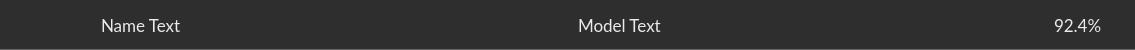
<?xml version="1.0" encoding="UTF-8"?>
<ui version="4.0">
 <class>ClassifierTile</class>
 <widget class="QWidget" name="ClassifierTile">
  <property name="geometry">
   <rect>
    <x>0</x>
    <y>0</y>
    <width>1135</width>
    <height>50</height>
   </rect>
  </property>
  <property name="sizePolicy">
   <sizepolicy hsizetype="Expanding" vsizetype="Preferred">
    <horstretch>0</horstretch>
    <verstretch>0</verstretch>
   </sizepolicy>
  </property>
  <property name="minimumSize">
   <size>
    <width>0</width>
    <height>50</height>
   </size>
  </property>
  <property name="maximumSize">
   <size>
    <width>16777215</width>
    <height>50</height>
   </size>
  </property>
  <property name="cursor">
   <cursorShape>PointingHandCursor</cursorShape>
  </property>
  <property name="windowTitle">
   <string>Form</string>
  </property>
  <property name="styleSheet">
   <string notr="true">QWidget {
	background-color: #2e2e2e;
	border-bottom: 1px solid #666666;
    border-top-left-radius: 0px;
	border-top-right-radius: 0px;
	border-bottom-left-radius: 0px;
	border-bottom-right-radius: 0px;
}

QWidget:hover {
	background-color: #131313;
}</string>
  </property>
  <layout class="QHBoxLayout" name="horizontalLayout">
   <property name="spacing">
    <number>15</number>
   </property>
   <item>
    <widget class="QPushButton" name="button_labelDelete">
     <property name="maximumSize">
      <size>
       <width>30</width>
       <height>16777215</height>
      </size>
     </property>
     <property name="cursor">
      <cursorShape>PointingHandCursor</cursorShape>
     </property>
     <property name="styleSheet">
      <string notr="true">QPushButton {
    background-color: transparent;
    border: none;
}</string>
     </property>
     <property name="text">
      <string/>
     </property>
     <property name="icon">
      <iconset resource="../../resources.qrc">
       <normaloff>:/ui/_pics/icons/delete_grey.png</normaloff>:/ui/_pics/icons/delete_grey.png</iconset>
     </property>
     <property name="iconSize">
      <size>
       <width>30</width>
       <height>30</height>
      </size>
     </property>
    </widget>
   </item>
   <item>
    <widget class="QPushButton" name="button_labelRename">
     <property name="maximumSize">
      <size>
       <width>30</width>
       <height>16777215</height>
      </size>
     </property>
     <property name="cursor">
      <cursorShape>PointingHandCursor</cursorShape>
     </property>
     <property name="styleSheet">
      <string notr="true">QPushButton {
    background-color: transparent;
    border: none;
	background-image: url(&quot;ui/_pics/icons/classifier_grey.png&quot;);
}</string>
     </property>
     <property name="text">
      <string/>
     </property>
     <property name="icon">
      <iconset resource="../../resources.qrc">
       <normaloff>:/ui/_pics/icons/edit_grey.png</normaloff>:/ui/_pics/icons/edit_grey.png</iconset>
     </property>
     <property name="iconSize">
      <size>
       <width>30</width>
       <height>30</height>
      </size>
     </property>
    </widget>
   </item>
   <item>
    <widget class="QLabel" name="label_name">
     <property name="font">
      <font>
       <family>Lato</family>
       <pointsize>13</pointsize>
       <fontweight>Light</fontweight>
      </font>
     </property>
     <property name="cursor">
      <cursorShape>PointingHandCursor</cursorShape>
     </property>
     <property name="styleSheet">
      <string notr="true">border: None;
color: #ebebeb;
background-color: transparent;
</string>
     </property>
     <property name="text">
      <string>Name Text</string>
     </property>
    </widget>
   </item>
   <item>
    <widget class="QLabel" name="label_model">
     <property name="font">
      <font>
       <family>Lato</family>
       <pointsize>13</pointsize>
       <fontweight>Light</fontweight>
      </font>
     </property>
     <property name="styleSheet">
      <string notr="true">border: None;
color: #ebebeb;
background-color: transparent;</string>
     </property>
     <property name="text">
      <string>Model Text</string>
     </property>
    </widget>
   </item>
   <item>
    <widget class="QLabel" name="label_result">
     <property name="maximumSize">
      <size>
       <width>70</width>
       <height>16777215</height>
      </size>
     </property>
     <property name="font">
      <font>
       <family>Lato</family>
       <pointsize>13</pointsize>
       <kerning>true</kerning>
       <fontweight>Light</fontweight>
      </font>
     </property>
     <property name="styleSheet">
      <string notr="true">border: None;
color: #ebebeb;
background-color: transparent;</string>
     </property>
     <property name="text">
      <string>92.4%</string>
     </property>
    </widget>
   </item>
  </layout>
 </widget>
 <resources>
  <include location="../../resources.qrc"/>
 </resources>
 <connections/>
</ui>
